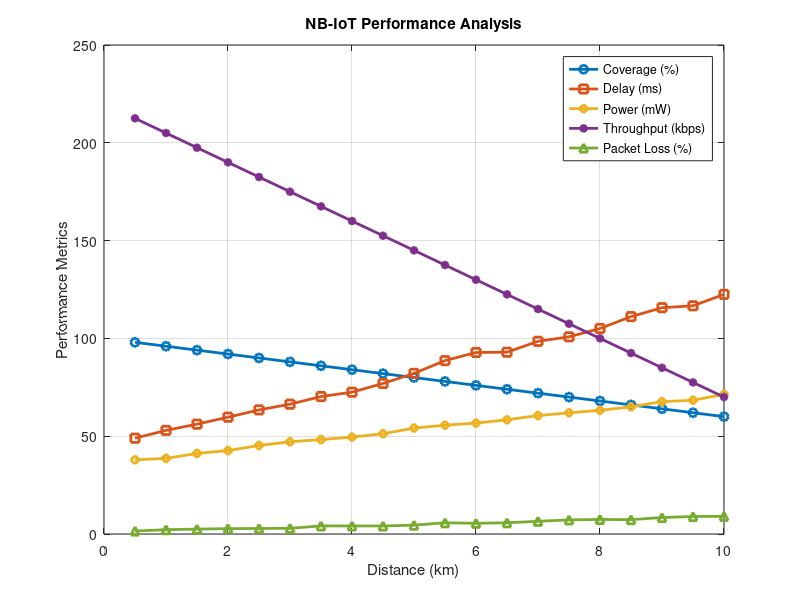

Here is the MATLAB script that generated this plot: (Note: this script raises an error after producing the figure.)
clc;
clear;
close all;

%% NB-IoT Performance Simulation

% Distance between Node and Base Station (km)
distance = 0.5:0.5:10;

%% Coverage (%)
coverage = 100 - 4*distance;
coverage(coverage < 60) = 60;

%% Delay (ms)
delay = 40 + 8*distance + rand(1,length(distance))*5;

%% Power Consumption (mW)
power = 35 + 3.5*distance + rand(1,length(distance))*2;

%% Throughput (kbps)
throughput = 220 - 15*distance;
throughput(throughput < 40) = 40;

%% Packet Loss (%)
packetLoss = 0.5 + 0.8*distance + rand(1,length(distance));

%% Single Combined Graph

figure;

plot(distance,coverage,'-o','LineWidth',2);
hold on;
plot(distance,delay,'-s','LineWidth',2);
plot(distance,power,'-d','LineWidth',2);
plot(distance,throughput,'-*','LineWidth',2);
plot(distance,packetLoss,'-^','LineWidth',2);

grid on;
xlabel('Distance (km)');
ylabel('Performance Metrics');
title('NB-IoT Performance Analysis');

legend('Coverage (%)',...
       'Delay (ms)',...
       'Power (mW)',...
       'Throughput (kbps)',...
       'Packet Loss (%)',...
       'Location','best');

%% Display Results

Results = table(distance',coverage',delay',power',throughput',packetLoss',...
    'VariableNames',{'Distance_km','Coverage_Percent','Delay_ms',...
    'Power_mW','Throughput_kbps','PacketLoss_Percent'});

disp(Results);
